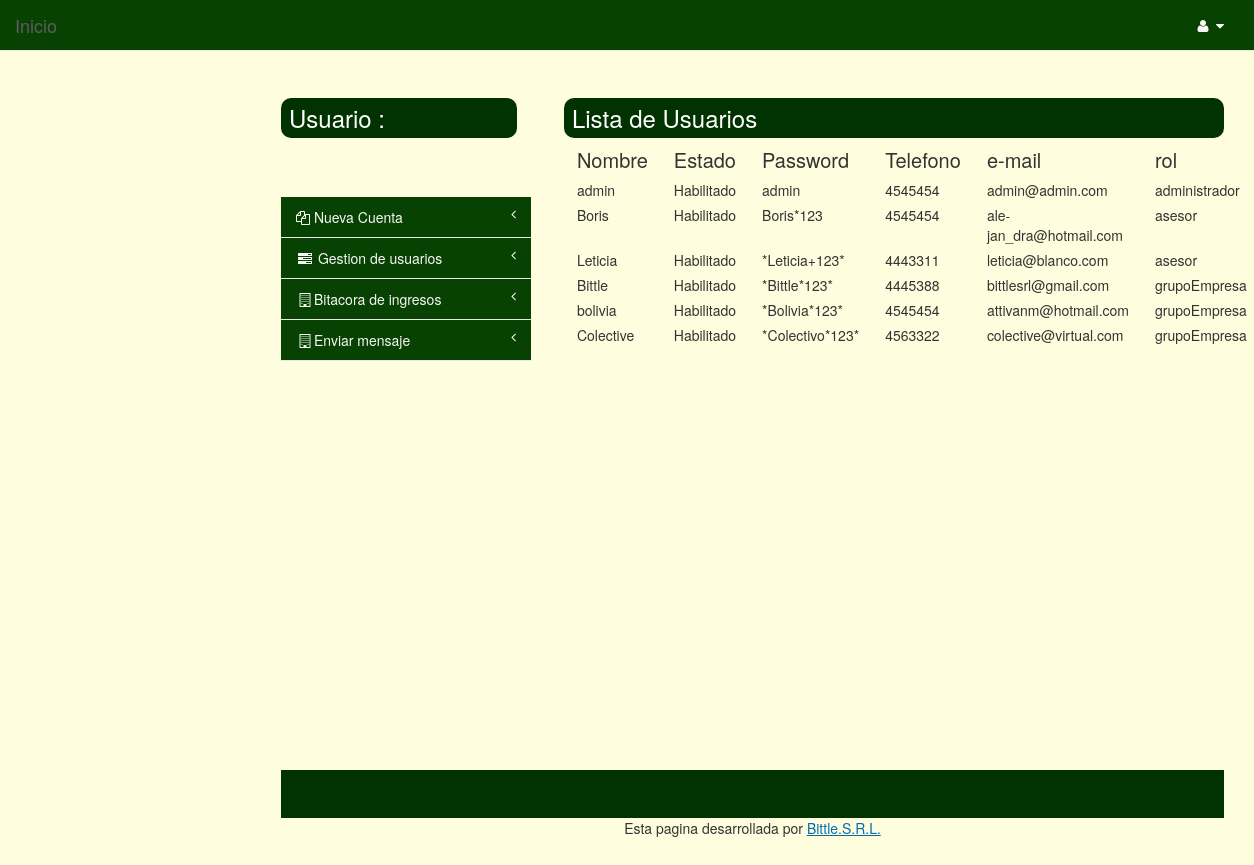
Page /Vista/lista_usuarios.php on the committed database.
### tables this page shows
CREATE TABLE IF NOT EXISTS `usuario_rol` (
  `NOMBRE_U` varchar(50) NOT NULL,
  `ROL_R` varchar(50) NOT NULL,
  PRIMARY KEY (`NOMBRE_U`,`ROL_R`) USING BTREE,
  KEY `FK_ROL__USUARIO_ROL` (`ROL_R`) USING BTREE
);

CREATE TABLE IF NOT EXISTS `usuario` (
  `NOMBRE_U` varchar(50) NOT NULL,
  `ESTADO_E` varchar(50) NOT NULL,
  `PASSWORD_U` varchar(50) NOT NULL,
  `TELEFONO_U` varchar(8) NOT NULL,
  `CORREO_ELECTRONICO_U` varchar(50) NOT NULL,
  PRIMARY KEY (`NOMBRE_U`) USING BTREE,
  KEY `FK_ESTADO__USUARIO` (`ESTADO_E`) USING BTREE
);

### Vista/lista_usuarios.php (the view, shortened to what this page needs)
 <?php
 $UsuarioActivo = $_SESSION['usuario'];
 ?>
	<html>
<head>
    <link href="../Librerias/icheck/skins/square/green.css" rel="stylesheet">
    <link rel="stylesheet" href="../Librerias/css/bootstrap.min.css" rel="stylesheet">
    <link rel="stylesheet" type="text/css" href="../Librerias/lib/css/docs.css">
    <link rel="stylesheet" type="text/css" href="../Librerias/font-awesome/css/font-awesome.css">
    <link rel="stylesheet" type="text/css" href="../Librerias/lib/css/bootstrap-datetimepicker.css">
    <link rel="stylesheet" type="text/css" href="../Librerias/lib/css/bootstrap-multiselect.css">
    <link rel="stylesheet" type="text/css" href="../Librerias/lib/css/bootstrapValidator.css">
    <link href="../Librerias/css/plugins/timeline/timeline.css" rel="stylesheet">
    <link href="../Librerias/css/sb-admin.css" rel="stylesheet">
		<link href="css/style.css" rel="stylesheet" type="text/css" />
<link href="css/tabla-div.css" rel="stylesheet" type="text/css" />
</head>
<body>
    <div id="wrapper">
        <nav class="navbar navbar-default navbar-fixed-top" role="navigation" style="margin-bottom: 0">
            <div class="navbar-header">
                <a class="navbar-brand" href="principal.php">Inicio </a>
            </div>
            <ul class="nav navbar-top-links navbar-right">
                <li class="dropdown">
                    <a class="dropdown-toggle" data-toggle="dropdown" href="#">
                        <?php echo $UsuarioActivo.' '; ?><i class="fa fa-user fa-fw"></i>  <i class="fa fa-caret-down"></i>
                    </a>
                </li>
            </ul>
    </nav>
            </div>
        <div id="page-wrapper">
     			<div class="content">
				<div class="content_resize">
					<div class="mainbar">
                                            <div class="article"><br><br>
							<h2><span>Lista de Usuarios</span></h2>
						</div>
                                   <div class="historia1">
							<div class="contenedor-fila2">
								<div class="contenedor-columna">
									<?php
										echo "Nombre";
									?>
								</div>
								<div class="contenedor-columna">
									<?php
										echo "Estado";
									?>
								</div>
								<div class="contenedor-columna">
									<?php
										echo "Password";
									?>
								</div>
								<div class="contenedor-columna">
									<?php
										echo "Telefono";
									?>
								</div>
								<div class="contenedor-columna">
									<?php
										echo "e-mail";
									?>
								</div>
								<div class="contenedor-columna">
									<?php
										echo "rol";
									?>
								</div>
                                                        </div>
							<?php
								$peticion = mysql_query("SELECT u.NOMBRE_U, u.ESTADO_E, u.PASSWORD_U, u.TELEFONO_U , u.CORREO_ELECTRONICO_U, r.ROL_R
FROM usuario u , usuario_rol r
WHERE  u.NOMBRE_U = r.NOMBRE_U ");
								while($fila = mysql_fetch_array($peticion))
								{
							?>
								<div class="contenedor-fila">
									   <div class="contenedor-columna">
										<?php
											echo $fila['NOMBRE_U'];
										?>
									</div>
									<div class="contenedor-columna">
										<?php
											echo $fila['ESTADO_E'];
										?>
									</div>
									<div class="contenedor-columna">
										<?php
											echo $fila['PASSWORD_U'];
										?>
									</div>
									<div class="contenedor-columna">
										<?php
											echo $fila['TELEFONO_U'];
										?>
									</div>
									<div class="contenedor-columna">
										<?php
											echo $fila['CORREO_ELECTRONICO_U'];
										?>
									</div>
									<div class="contenedor-columna">
										<?php
											echo $fila['ROL_R'];
										?>
									</div>
								</div>
								<?php
								}
						?>
                                                      </div>
					</div>
			<div class="sidebar">
                            <br><br>
				<h2 class="star">Usuario :  <?php echo $_SESSION['usuario'] ?></h2>
            <div class="navbar-default navbar-static-side" role="navigation">
                <div class="sidebar-collapse">
                    <ul class="nav" id="side-menu">
                                <li>
                                    <a href="../Vista/registro_administrador.php"><i class="fa fa-bar-chart-o fa-files-o "></i> Nueva Cuenta<span class="fa arrow"></span></a>
                                </li>
                         <li>
                            <a href="#"><i class="fa fa-tasks fa-fw"></i> Gestion de usuarios<span class="fa arrow"></span></a>
                        </li>
                        <li>
                            <a href="#"><i class="fa fa-building-o fa-fw"></i>Bitacora de ingresos <span class="fa arrow"></span></a>
                        </li>
                         <li>
                            <a href="#"><i class="fa fa-building-o fa-fw"></i>Enviar mensaje <span class="fa arrow"></span></a>
                        </li>
                    </ul>
                </div>
            </div>
                        </div></div>
                        </div>
			<div class="clr"></div>	<br><br><br><br><br><br><br><br><br><br><br><br><br><br><br><br><br><br><br><br><br>
			<div class="footer">
			<div class="footer_resize">
				</div>
			</div>
		<div align=center>
			Esta pagina desarrollada por  <a class="registrar" href=''>Bittle.S.R.L.</a>
                </div>
        </div>
</body>
</html>

### Librerias/css/sb-admin.css (style rules this page uses)
body { background-color: #fefdde; padding-top: 100px; }
@media (min-width:768px) { body { padding-top: 50px; } }
#wrapper { width: 100%; }
#page-wrapper { padding: 0 15px; min-height: 568px; background-color: #fefdde; }
@media (min-width:768px) { #page-wrapper { position: inherit; margin: 0 0 0 250px; padding: 0 30px; min-height: 1300px; border-left: 1px solid #fefdde; } }
.navbar-static-side ul li { border-bottom: 1px solid #e7e7e7; }
.navbar-top-links li { display: inline-block; }
.navbar-top-links li:last-child { margin-right: 15px;dropdown }
.navbar-top-links li a { padding: 15px; min-height: 50px; }
.arrow { float: right; }
.fa.arrow:before { content: "\f104"; }
@media (min-width:768px) { .navbar-static-side { z-index: 1; position: absolute; width: 250px; margin-top: 51px; } }

### Vista/css/style.css (style rules this page uses)
h2 { margin:8px 0; padding:5px 8px; font-size:24px; line-height:30px; font-weight:normal; color:#fff; background:#003300; border-radius:10px; }
a.registrar { color:#006DB2; text-decoration:underline; }
.content_resize { margin:0 auto; padding:0px 0 20px; width:100%; border-radius:10px; }
.content .mainbar { margin:0; padding:0; float:right; width:70%; }
.content .sidebar { padding:0; float:left; width:25%; }
.footer { background:#003300; }
.footer_resize { margin:0 auto; padding:0 20px; width:100%; line-height:1.5em; color:#fff; }
a { outline:none; }

### Vista/css/tabla-div.css (style rules this page uses)
.contenedor-fila { display: table-row; height: 20px; }
.contenedor-fila2 { display: table-row; height: 20px; font-size: 20px; }
.contenedor-columna { display: table-cell; width: 300px; padding:0px 13px 5px 13px; }

### rows in the picture
usuario_rol: NOMBRE_U.NOMBRE_U "admin", NOMBRE_U.ESTADO_E "Habilitado", NOMBRE_U.PASSWORD_U "admin", NOMBRE_U.TELEFONO_U "4545454", NOMBRE_U.CORREO_ELECTRONICO_U "admin@admin.com", ROL_R "administrador"
usuario_rol: NOMBRE_U.NOMBRE_U "Boris", NOMBRE_U.ESTADO_E "Habilitado", NOMBRE_U.PASSWORD_U "Boris*123", NOMBRE_U.TELEFONO_U "4545454", NOMBRE_U.CORREO_ELECTRONICO_U "ale-jan_dra@hotmail.com", ROL_R "asesor"
usuario_rol: NOMBRE_U.NOMBRE_U "Leticia", NOMBRE_U.ESTADO_E "Habilitado", NOMBRE_U.PASSWORD_U "*Leticia+123*", NOMBRE_U.TELEFONO_U "4443311", NOMBRE_U.CORREO_ELECTRONICO_U "leticia@blanco.com", ROL_R "asesor"
usuario_rol: NOMBRE_U.NOMBRE_U "Bittle", NOMBRE_U.ESTADO_E "Habilitado", NOMBRE_U.PASSWORD_U "*Bittle*123*", NOMBRE_U.TELEFONO_U "4445388", NOMBRE_U.CORREO_ELECTRONICO_U "bittlesrl@gmail.com", ROL_R "grupoEmpresa"
usuario_rol: NOMBRE_U.NOMBRE_U "bolivia", NOMBRE_U.ESTADO_E "Habilitado", NOMBRE_U.PASSWORD_U "*Bolivia*123*", NOMBRE_U.TELEFONO_U "4545454", NOMBRE_U.CORREO_ELECTRONICO_U "attivanm@hotmail.com", ROL_R "grupoEmpresa"
usuario_rol: NOMBRE_U.NOMBRE_U "Colective", NOMBRE_U.ESTADO_E "Habilitado", NOMBRE_U.PASSWORD_U "*Colectivo*123*", NOMBRE_U.TELEFONO_U "4563322", NOMBRE_U.CORREO_ELECTRONICO_U "colective@virtual.com", ROL_R "grupoEmpresa"
